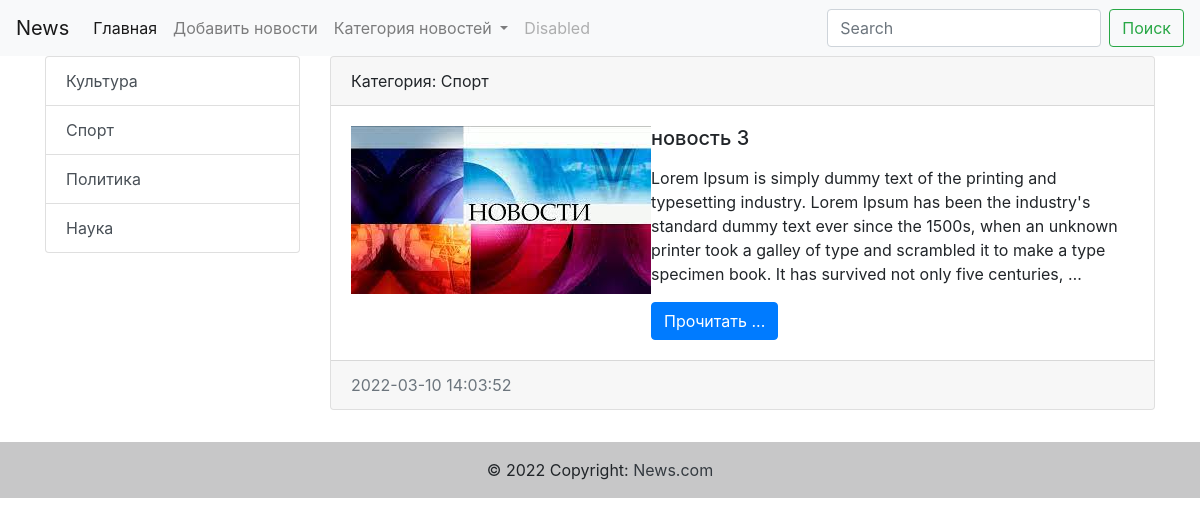
/cat/2/, run on the app's committed database.
### News/models.py (models this page shows, shortened)
class Category(models.Model):
    title = models.CharField(max_length=255, db_index=True, verbose_name='заголовок')
    def __str__(self):
        return self.title
    class Meta:
        verbose_name = 'Категория'
        verbose_name_plural = 'Категории'

class News(models.Model):
    title = models.CharField( max_length=255, verbose_name="заголовок")
    content = models.TextField(blank=True, verbose_name="Контент")
    created_at = models.DateTimeField(auto_now_add=True, verbose_name="дата создание")
    update_at = models.DateTimeField(auto_now=True, verbose_name="дата изменения")
    photo = models.ImageField(upload_to='photo/%Y/%m/%d/', verbose_name="картинки")
    is_publisher = models.BooleanField(default=True, verbose_name="публикация")
    category = models.ForeignKey('Category', on_delete=models.PROTECT, verbose_name='категория', null=True)
    class Meta:
        verbose_name = 'Новость'
        verbose_name_plural = 'Новости'
        ordering =['-created_at']

### News/views.py (the view)
# urls.py: path('cat/<int:category_id>/', get_category, name='category'),
def get_category(request, category_id):
    news = News.objects.filter(category_id=category_id)
    categories = Category.objects.all()
    category = Category.objects.get(pk=category_id)
    print(category)
    return render(request, 'News/category.html', {'news':news, 'categories':categories, 'category':category})

### News/templates/News/category.html (shortened to what this page needs)
{% extends 'base.html' %}
{%block sidebar%}
<div class="col-md-3">
            <div class="list-group">
                {%for c in categories %}
            <a href="{% url 'category' c.pk%}" class="list-group-item list-group-item-action">{{c.title}}</a>
                {%endfor%}
            </div>
        </div>
{%endblock%}
{%block content%}
  <div class="col-md-9">
        {%for n in news %}
<div class="card mb-3">
  <div class="card-header">
    Категория: {{n.category}}
  </div>
  <div class="card-body">
    <div class="media">
     {% if n.photo %}
     <img src="{{n.photo.url}}" alt="">
     {% endif %}
     <div class="media-body">
    <h5 class="card-title">{{n.title}}</h5>
    <p class="card-text">{{n.content|linebreaks|truncatewords:50}}</p>
    <a href="#" class="btn btn-primary">Прочитать ...</a>
      </div>
    </div>
  </div>
  <div class="card-footer text-muted">
    {{n.created_at|date:"Y-m-d H:m:s"}}
  </div>
</div>
        {%endfor%}
            </div>
{%endblock%}

### data on the page
Category: title "Культура"
Category: title "Спорт"
Category: title "Политика"
Category: title "Наука"
News: category "Спорт", photo (picture), title "новость 3", content "Lorem Ipsum is simply dummy text of the printing and typesetting industry. Lorem Ipsum has been the industry's standard dummy text ever since the 1500s, when an unknown printer took a galley of type and scrambled it to make a type specimen book. It has survived not only five centuries, …", created_at "2022-03-10 14:03:52"
